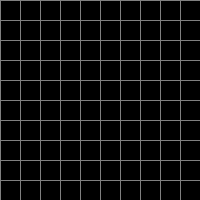
Frame 1 (no input)
Frame 60 (the mouse pressed at the canvas centre just before this capture): identical to frame 1, image omitted
Frame 120 (the mouse held since frame 60 and released just before this capture): identical to frame 1, image omitted

The Processing sketch that drew this single still picture (run headless with seeded random() and noise(); from frame 60 on, the mouse is pressed at the canvas centre):

// Processing sketch: E1
// ── E1.pde
boolean light=true;
boolean dark=false;

int cols=10;
int rows=10;
boolean[][] grid= new boolean[cols][rows];

void setup() {
  size(200,200);
  
  for(cols=0;cols<10;cols++){
  for(rows=0;rows<10;rows++){
  grid[cols][rows]=dark;
  }
  }
}

void draw() {

for(cols=0;cols<10;cols++){
for(rows=0;rows<10;rows++){
  stroke(128);
  rect(cols*20,rows*20,20,20);
if (grid[cols][rows]==light){
fill(255);
rect(cols*20,rows*20,20,20);
}else{
fill(0);
rect(cols*20,rows*20,20,20);
}
}
}
}


void mouseReleased (){
int  colsIndex=mouseX/20;
int  rowsIndex=mouseY/20;
grid[colsIndex][rowsIndex]=!grid[colsIndex][rowsIndex];
if(colsIndex+1<10){
grid[colsIndex+1][rowsIndex]=!grid[colsIndex+1][rowsIndex];
}
if(colsIndex-1>=0){
grid[colsIndex-1][rowsIndex]=!grid[colsIndex-1][rowsIndex];
}
if(rowsIndex-1>=0){
grid[colsIndex][rowsIndex-1]=!grid[colsIndex][rowsIndex-1];
}
if(rowsIndex+1<10){
grid[colsIndex][rowsIndex+1]=!grid[colsIndex][rowsIndex+1];
}
}


  
  

  
  
